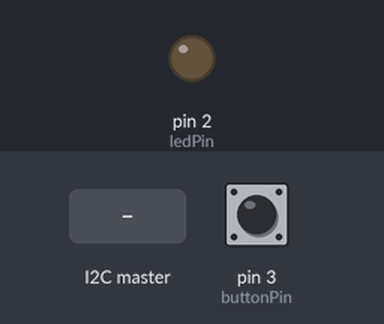
Simulated run of this sketch. Board: Arduino Uno, built with avr-gcc and run on an emulated ATmega328P. Shown: output pins drawn as LEDs (lit = HIGH). Dashed ring = blinking. The inputs (shaded band) are chosen by the test bench; at power-on: pin 3 (buttonPin) HIGH. What the sketch prints to the serial monitor is not drawn.

Above: at 3.7 s.
3.8 s: the I2C master sends the byte 2
At 3.92 s:
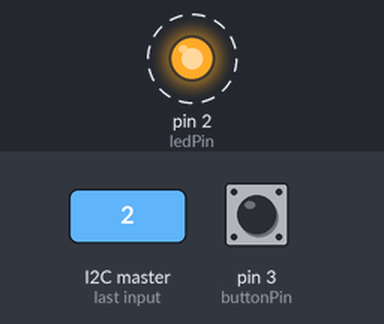
6.0 s: pin 3 (buttonPin) pulled LOW for 0.15 s
At 6.27 s:
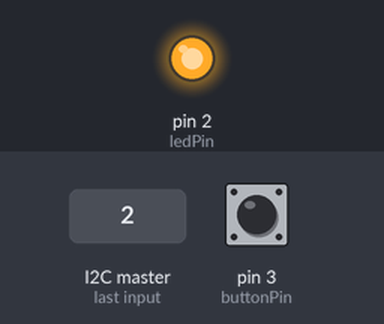
8.1 s: pin 3 (buttonPin) pulled LOW for 1 s
At 10.2 s:
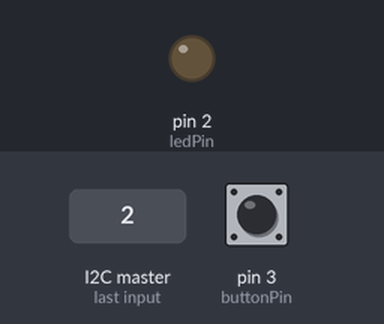
11.6 s: pin 3 (buttonPin) pulsed LOW 2 times (0.12 s each, 0.3 s apart)
At 11.84 s:
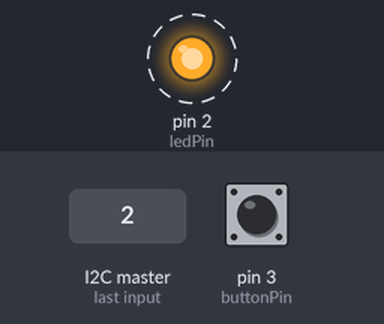
14.7 s: pin 3 (buttonPin) pulsed LOW 5 times (0.12 s each, 0.3 s apart)
At 17.2 s:
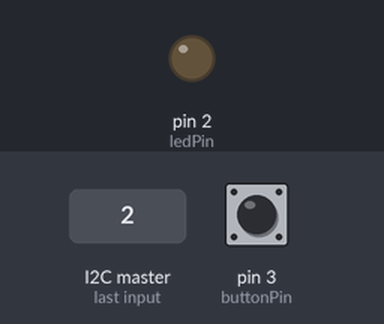
Timing chart, 0 to 18.7 s (numbered marks = the images above; inputs shaded):
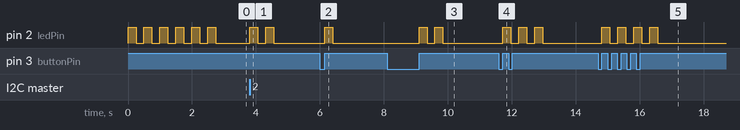

The sketch:

Arduino_LED_UART_SPI_I2C_code.ino
```cpp
#include <SPI.h>
#include <Wire.h>

const int ledPin = 2;
const int blinkT = 500;
const int buttonPin = 3;
int button_count = 0;
char rxUART = 0;
volatile char rxSPI = 0;
unsigned char rxI2C = 1;
unsigned char txI2C = 1;

void blink(int led_pin, int num_blinks, int period)
{
  while(num_blinks--)
  {
    digitalWrite(led_pin, HIGH);
    delay(period/2);
    digitalWrite(led_pin, LOW);
    delay(period/2);
  }
}

ISR (SPI_STC_vect)
{
  rxSPI = SPDR;
}

void rx_I2C_event(int receivedBytes)
{
  rxI2C = Wire.read();
}

void tx_I2C_event()
{
  Wire.write(txI2C);
}

void setup()
{
  // UART
  Serial.begin(9600);            // initialize UART with baud rate of 9600
  // SPI
  pinMode(MISO, OUTPUT);
  SPCR |= _BV(SPE);       //Turn on SPI in Slave Mode
  SPDR = 10;
  SPI.attachInterrupt();
  // I2C
  Wire.begin(0xF);
  Wire.onRequest(tx_I2C_event);
  Wire.onReceive(rx_I2C_event);
  // LED & button
  pinMode(ledPin, OUTPUT);      // set LED pin as output
  digitalWrite(ledPin, LOW);    // switch off LED pin
  pinMode(buttonPin, INPUT_PULLUP);
  blink(ledPin, 5, blinkT);
}

void loop() {
  // UART
  if(Serial.available())
  {
    rxUART = Serial.read();
    if ((rxUART>0)&&(rxUART<6))
    {
      blink(ledPin, rxUART, blinkT);
      Serial.write(rxUART);
    }
  }
  // SPI
  if ((rxSPI>0)&&(rxSPI<6))
  {
    blink(ledPin, rxSPI, blinkT);
    SPDR = rxSPI;
    rxSPI = 0;
  }
  // I2C
  if((rxI2C>0)&&(rxI2C<6))
  {
    txI2C = rxI2C;
    blink(ledPin, txI2C, blinkT);
    rxI2C = 0;
  }
  // Button
  if(digitalRead(buttonPin)==0)
  {
    while(digitalRead(buttonPin)==0);
    button_count = (button_count+1)%6;
    blink(ledPin, button_count, blinkT);
    Serial.write(button_count);
  }
}
```

Measured:
- after the input at 3.8 s, pin 2 (ledPin): alternates HIGH for 0.25 s and LOW for 0.25 s, 4 changes in all, then stays LOW, starting at once
- after the input at 6.0 s, pin 2 (ledPin): LOW → HIGH after 0.15 s, → LOW 0.25 s later
- after the input at 8.1 s, pin 2 (ledPin): alternates HIGH for 0.25 s and LOW for 0.25 s, 4 changes in all, then stays LOW, starting after 1.0 s
- after the input at 11.6 s, pin 2 (ledPin): alternates HIGH for 0.25 s and LOW for 0.25 s, 6 changes in all, then stays LOW, starting after 0.12 s
- after the input at 14.7 s, pin 2 (ledPin): alternates HIGH for 0.25 s and LOW for 0.25 s, 8 changes in all, then stays LOW, starting after 0.12 s
- by itself, pin 2 (ledPin): alternates HIGH for 0.25 s and LOW for 0.25 s, 11 changes in all, then stays LOW
